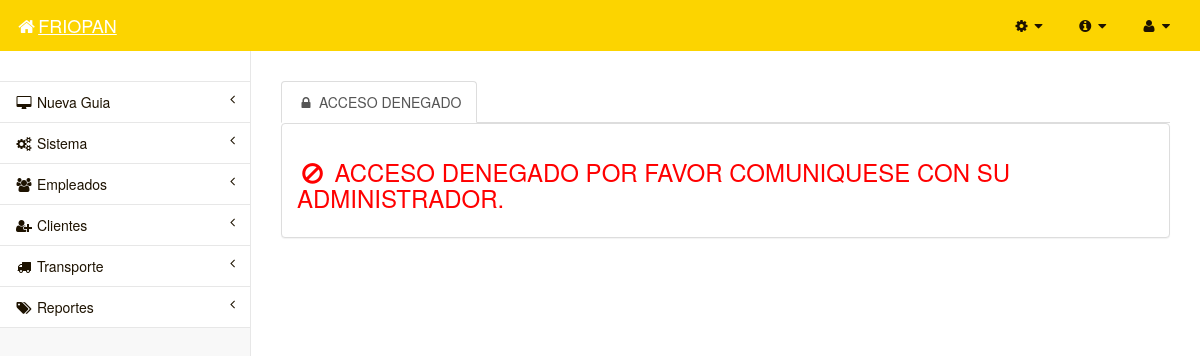
The page /vista/VaccesoBloqueado.php on the database its author committed.
### tables this page shows
CREATE TABLE IF NOT EXISTS `menus` (
`id_Menu` int(11) NOT NULL,
  `etiqueta_men` varchar(250) NOT NULL,
  `url_men` varchar(250) NOT NULL,
  `clase_men` varchar(100) DEFAULT NULL,
  `posicion_men` int(11) NOT NULL,
  `activar_men` int(11) NOT NULL,
  `evento_men` varchar(100) DEFAULT NULL,
  `contenido_men` longtext,
  `fecha_reg_men` date NOT NULL,
  `hora_reg_men` time NOT NULL,
  `fecha_mod_men` date NOT NULL,
  `hora_mod_men` time NOT NULL,
  `status_men` int(11) NOT NULL
);

### libs/Config.php (called while the page is built, shortened)
<?php
class Config
{
    private static $instance;
    public static function singleton()
    {
        if (!isset(self::$instance)) {
            self::$instance = new $c;
        }
        return self::$instance;
    }
}
?>

### libs/SPDO.php (called while the page is built, shortened)
<?php
class SPDO extends PDO
{
	private static $instance = null;
	public function __construct()
	{
		$config = Config::singleton();
	}
	public static function singleton()
	{
		if( self::$instance == null )
		{
			self::$instance = new self();
		}
		return self::$instance;
	}
}
?>

### modelo/MenuModel.php (called while the page is built, shortened)
<?php
	class MenuModel extends ModelBase
	{
		protected $Modelo;
		public function __construct()
		{
			$this->Modelo = new ModelBase();
			return parent ::__construct();
		}
		Public Function consultar($tabla, $where=null, $condicion=null, $cabeceras=null)
		{
			$array = $this->Modelo->consultarSQL($tabla, $where, $condicion, $cabeceras);
			return $array;
		}
	}
?>

### libs/ModelBase.php (called while the page is built, shortened)
<?php
class ModelBase
{
	protected $db;
	public function __construct()
	{
		$this->db = SPDO::singleton();
	}
	Public function consultarSQL($tabla, $where=1, $tipo=null, $cabeceras=null)
	{
		$consulta = $this->db->query("SELECT * FROM $tabla WHERE $where");
		if(($tipo==1)||($tipo==null))
		{
			return $consulta->fetch(PDO::FETCH_BOTH);
		}elseif($tipo=='assoc')
		{
			return $consulta->fetch(PDO::FETCH_ASSOC);
		}elseif($tipo==2)
		{
			return $consulta;
		}elseif(($tipo==3) OR ($tipo=='count_both'))
		{
			 $consultaCount = $this->db->query("SELECT COUNT(*) FROM $tabla WHERE $where");
			return $consultaCount->fetch(PDO::FETCH_BOTH);
		}elseif(($tipo=='cantidad_asociativo') OR ($tipo=='count_assoc'))
		{
			 $consultaCount = $this->db->query("SELECT COUNT(*) as count FROM $tabla WHERE $where");
			return $consultaCount->fetch(PDO::FETCH_ASSOC);
		}elseif($tipo==4)
		{
			return $consultaLIMIT = $this->db->query("SELECT $cabeceras FROM $tabla WHERE $where");
		}elseif($tipo=='cabecera_assoc')
		{
			$consultaLIMIT = $this->db->query("SELECT $cabeceras FROM $tabla WHERE $where");
			return $consultaLIMIT->fetch(PDO::FETCH_ASSOC);
		}
	}
	function __destruct()
	{
		$this->db = SPDO::singleton();
    }
}
?>

### libs/PlantillaAdmin.class.php (the view, shortened to what this page needs)
<?php
Class PlantillaAdmin
{
  Public function head()
  {
    echo
    '
    <meta charset="utf-8">
      <title>FRIOPAN 9287 </title>
      <link href="plantillas/01/css/bootstrap.css" rel="stylesheet">
      <link href="plantillas/01/font-awesome/css/font-awesome.css" rel="stylesheet">
      <link href="plantillas/01/css/plugins/morris/morris-0.4.3.min.css" rel="stylesheet">
      <link href="plantillas/01/css/plugins/timeline/timeline.css" rel="stylesheet">
      <link href="plantillas/01/css/sb-admin.css" rel="stylesheet">
      <script src="plantillas/01/js/jquery-1.10.2.js"></script>
      <link href="plantillas/01/css/jquery-ui-1.10.4.custom.css" rel="stylesheet">
      <script src="plantillas/01/js/jquery-ui-1.10.4.custom.js"></script>
      <script src="plantillas/01/js/bootstrap.min.js"></script>
      <link href="plantillas/01/css/style.css" rel="stylesheet">
      <script src="plantillas/01/js/funciones_ajax.js"></script>
      <script src="plantillas/01/js/plugins/metisMenu/jquery.metisMenu.js"></script>
      <script src="plantillas/01/js/plugins/dataTables/jquery.dataTables.js"></script>
      <script src="plantillas/01/js/plugins/dataTables/dataTables.bootstrap.js"></script>
      <script src="plantillas/01/js/sb-admin.js"></script>
       <script src="librerias/ckeditor/ckeditor.js"></script>
       <meta http-equiv="Content-Type" content="text/html; charset=iso-8859-1" />
       <meta http-equiv="Content-Type" content="text/html; charset=utf-8" />
    ';
  }
	Public function menuSuperior(){
		echo '<nav class="navbar navbar-inverse navbar-static-top" role="navigation" style="margin-bottom: 0">
            <div class="navbar-header">
                <button type="button" class="navbar-toggle" data-toggle="collapse" data-target=".sidebar-collapse">
                    <span class="sr-only">Toggle navigation</span>
                    <span class="icon-bar"></span>
                    <span class="icon-bar"></span>
                    <span class="icon-bar"></span>
                </button>
                <a id="log" class="navbar-brand" href="index.php"><i class="fa fa-home fa-fw"></i>'.Idioma::TITULO_SISTEMA.'</a>
            </div>
            <ul class="nav navbar-top-links navbar-right">';
              echo '
              <li class="dropdown">
                    <a class="dropdown-toggle" data-toggle="dropdown" href="#">
                        <i class="fa fa-cog fa-fw"></i>  <i class="fa fa-caret-down"></i>
                    </a>
                                    <i class="fa fa-server fa-fw"></i> '.Idioma::MENU.'
                                    <span class="pull-right text-muted small"><i title="'.Idioma::MENU.'" class="fa fa-info-circle fa-fw"></i></span>
                                    <i class="fa fa-bars fa-fw"></i> '.Idioma::SUBMENU.'
                                    <span class="pull-right text-muted small"><i title="'.Idioma::SUBMENU.'" class="fa fa-info-circle fa-fw"></i></span>
                                    <i class="fa fa-lock fa-fw"></i> '.Idioma::PERMISOS.'
                                    <span class="pull-right text-muted small"><i title="'.Idioma::PERMISOS.'" class="fa fa-info-circle fa-fw"></i></span>
              </li>
                <li class="dropdown">
                    <a class="dropdown-toggle" data-toggle="dropdown" href="#">
                        <i class="fa fa-info-circle fa-fw"></i>  <i class="fa fa-caret-down"></i>
                    </a>
                </li>
                <li class="dropdown">
                    <a class="dropdown-toggle" data-toggle="dropdown" href="#">
                        <i class="fa fa-user fa-fw"></i>  <i class="fa fa-caret-down"></i>
                    </a>
                    <ul class="dropdown-menu dropdown-user">
                      <li><a href="index.php?controlador=Usuario&accion=registrar"><i class="fa fa-sign-out fa-fw"></i>'.Idioma::NUEVO_USUARIO.'</a></li>
                      ';
                            echo'
                    </ul>
                </li>
            </ul>
        </nav>';
	}
	Public function menuIzquierdo()
  {
		require_once "modelo/MenuModel.php";
    $modelo = new MenuModel("modelo/MenuModel.php");
    $menu =  $modelo->consultar('menus', 'status_men=1 AND activar_men=1 ORDER BY posicion_men ASC', 2);
    echo '<nav class="navbar-inverse2 navbar-static-side" role="navigation">
            <div class="sidebar-collapse legend">
                <ul class="nav" id="side-menu">
                    <li class="sidebar-search">
                    </li>
                    ';
                    while($menuArray = $menu->fetch())
                    {
                      if($menuArray["id_Menu"]!=null)
                      {
                        echo '<li>';
                        if((empty($menuArray["url_men"])) OR ($menuArray["url_men"]=='#'))
                        {
                          echo'<a id="menu_'.$menuArray["id_Menu"].'" href="#" onclick="'.html_entity_decode($menuArray["evento_men"], ENT_QUOTES, "UTF-8").'" ><i class="fa '.$menuArray["clase_men"].' fa-fw"></i> <span class="fa arrow"></span>'.$menuArray["etiqueta_men"].'</a>';
                        }else
                        {
                          echo'<a id="menu_'.$menuArray["id_Menu"].'" href="'.$menuArray["url_men"].'" ><i class="fa '.$menuArray["clase_men"].' fa-fw"></i> <span class="fa arrow"></span>'.$menuArray["etiqueta_men"].'</a>';
                        }
                        echo '</li>';
                      }
                    }
              echo '</ul>
            </div>
        </nav>';
	}
}
?>

### plantillas/01/css/sb-admin.css (style rules this page uses)
body { background-color: #f8f8f8; }
.navbar-static-side ul li { border-bottom: 1px solid #e7e7e7; }
.navbar-top-links li { display: inline-block; }
.navbar-top-links li:last-child { margin-right: 15px; }
.navbar-top-links li a { padding: 15px; min-height: 50px; }
.sidebar-search { padding: 15px; }
.arrow { float: right; }
.fa.arrow:before { content: "\f104"; }
@media (min-width:768px) { .navbar-static-side { z-index: 1; position: absolute; width: 250px; } }

### rows shown on the page
menus: etiqueta_men "Nueva Guia"
menus: etiqueta_men "Sistema"
menus: etiqueta_men "Empleados"
menus: etiqueta_men "Clientes"
menus: etiqueta_men "Transporte"
menus: etiqueta_men "Reportes"

### other values the page prints
Idioma::TITULO_SISTEMA "FRIOPAN"
